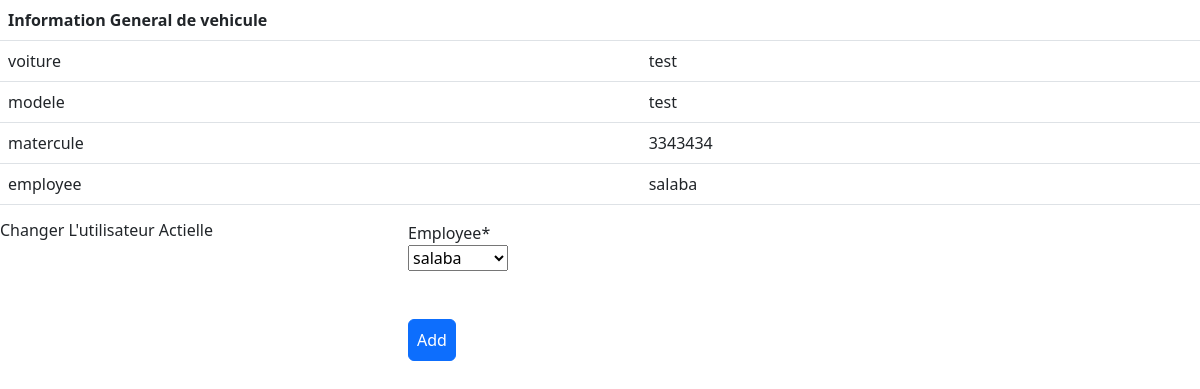
Page /myapp/details/1 on the earlier database version.
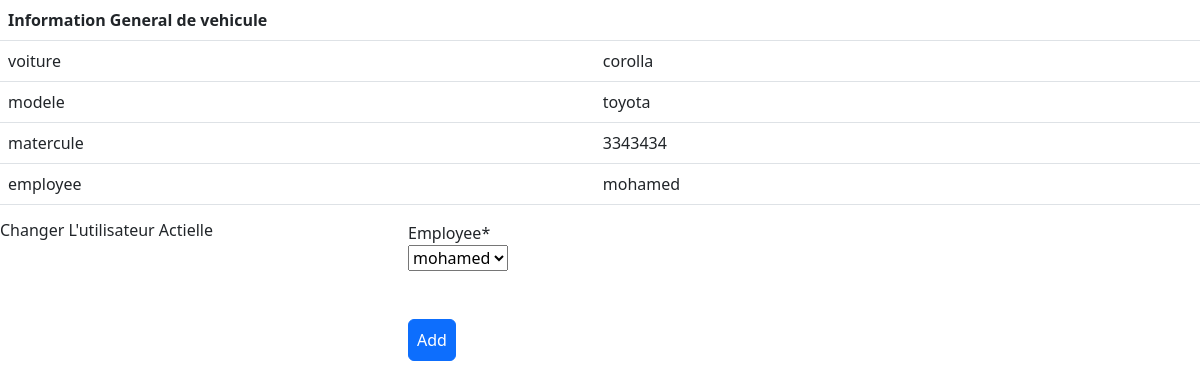
Same page on the later database version.
### myapp/models.py (models this page shows, shortened)
class Vehicule(models.Model):
    voiture = models.CharField(max_length=255)
    modele = models.CharField(max_length=255)
    valinitial = models.IntegerField(auto_created=True,default=500,null=True)
    valresudiel = models.IntegerField(auto_created=True,default=10,null=True)
    dureeAmortisssement = models.IntegerField(auto_created=True,default=5,null=True)# 5 ans
    dureePasse = models.IntegerField(default=0,null=True)
    dateAmortissement = models.DateField(null=True)
    amortissement = models.IntegerField(null=True)
    matercule = models.CharField(max_length=255)
    employee = models.ForeignKey(Employee, related_name='employee', on_delete=models.CASCADE, null=True)

class Employee(models.Model):
    nom = models.CharField(max_length=255)
    prenom = models.CharField(max_length=255)
    def __str__(self):
        return self.nom

### myapp/views.py (the view)
# urls.py: path('details/<int:id>', views.vehiculedetails, name='details'),
def vehiculedetails(request, id):
    vehicule = Vehicule.objects.get(id=id)
    form = FormVehicule(request.POST or None, instance=vehicule )
    if form.is_valid():
        myformData = form.save()
        print("myformData : "+str(myformData))
        print(vehicule.employee)
        data = {
            'employee' : vehicule.employee,
            'date' : timezone.now(),
            'vehicule': vehicule
        }
        h = Historique()
        h.new_historique(data)
        print('saved form')
        return(redirect('/myapp/details/'+str(id)))
    else:
        print("form not valid !")
    context={
      'updateVehiculeForm':form,
      'vehicule':vehicule,
    }
    return render(request, 'myapp/details.html',context)

### myapp/forms.py
class FormVehicule(ModelForm):
    class Meta:
        model = Vehicule
        fields = '__all__'

### myapp/templates/myapp/details.html (shortened to what this page needs)
{% load crispy_forms_tags %}
<!DOCTYPE html>
<html lang="en">
<head>
    <link href="https://cdn.jsdelivr.net/npm/bootstrap@5.2.3/dist/css/bootstrap.min.css" rel="stylesheet">
</head>
<body>
    <table class="table">
        <thead>
          <tr>
            <th scope="col" colspan="2">Information General de vehicule</th>
          </tr>
        </thead>
        <tbody>
          <tr>
            <td>voiture</td>
            <td>{{vehicule.voiture}}</td>
          </tr>
          <tr>
            <td>modele</td>
            <td>{{vehicule.modele}}</td>
          </tr>
          <tr>
            <td>matercule</td>
            <td>{{vehicule.matercule}} </td>
          </tr>
          <tr>
            <td>employee</td>
            <td>{{vehicule.employee}}</td>
          </tr>
        </tbody>
      </table>
      <form method="POST">
        <div class="row align-items-start">
            <div class="col">
              <h6> Changer L'utilisateur Actielle</h6>
            </div>
            <div class="col">
                {{ updateVehiculeForm.employee|as_crispy_field }}
            </div>
        </div>
        <br><br>
        <div class="row align-items-start">
          <div class="col">
            <div class="mt-6">
              <button type="submit" class="btn btn-primary p-2 pl-4 pr-4">Add</button>
            </div>
          </div>
      </div>
      </form>
</body>
</html>

Differences in the rows shown:
changed Vehicule: voiture "test" → "corolla"; modele "test" → "toyota"; employee "salaba" → "mohamed"
